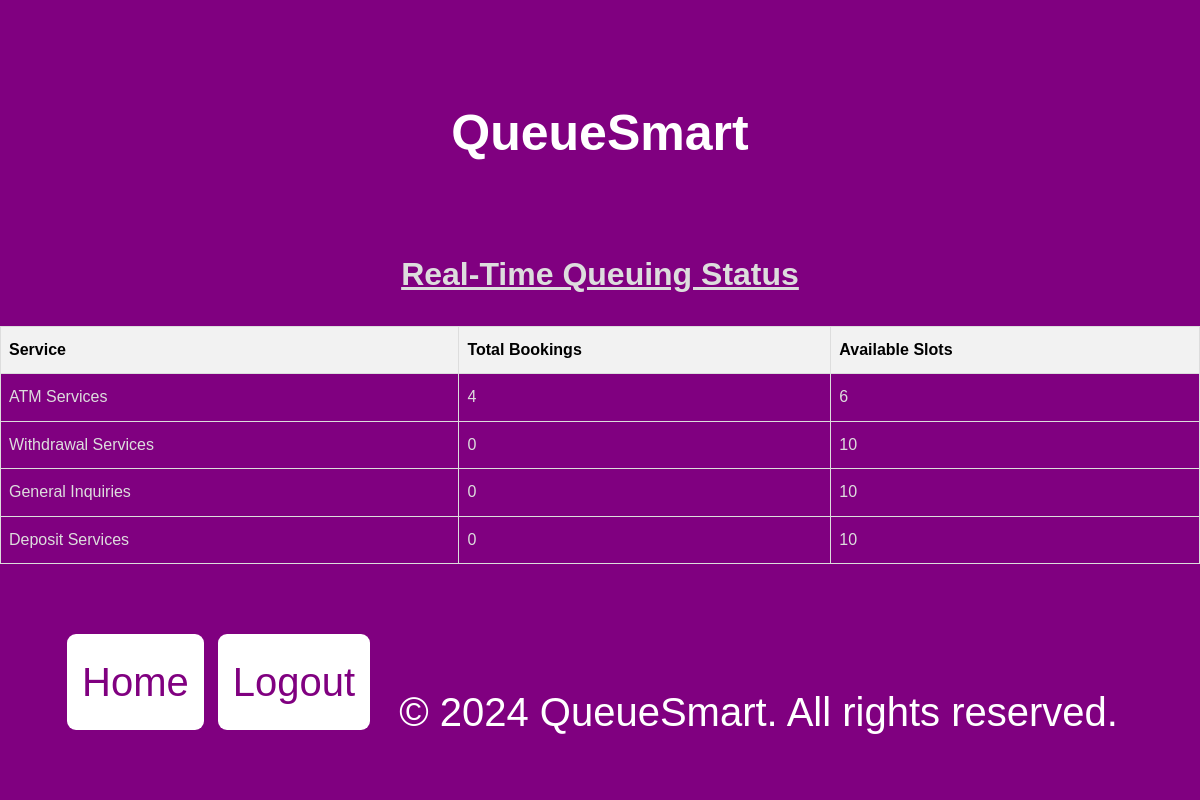
Page /real_time_queuing_status/ on the committed database.
### queue_app/models.py (models this page shows, shortened)
class Service(models.Model):
    name = models.CharField(max_length=100)

### queue_app/views.py (the view)
# urls.py: path('real_time_queuing_status/', view_real_time_queuing_status, name='real_time_queuing_status'),  # New URL for queuing status
def view_real_time_queuing_status(request):
    today = timezone.now().date()
    services = Service.objects.all()
    queuing_status = []
    for service in services:
        total_bookings = Booking.objects.filter(service=service, date_time__date=today).count()
        max_bookings_per_service = 10
        available_slots = max_bookings_per_service - total_bookings
        queuing_status.append({
            'service': service,
            'total_bookings': total_bookings,
            'available_slots': available_slots,
        })
    return render(request, 'real_time_queuing_status.html', {'queuing_status': queuing_status})

### queue_app/templates/real_time_queuing_status.html (shortened to what this page needs)
<!DOCTYPE html>
{% load static %}
<html lang="en">
<head>
    <link rel="stylesheet" href="{% static 'css/styles.css' %}">
</head>
<body>
    <h2 class="logo">QueueSmart</h2>
    <h1><u>Real-Time Queuing Status</u></h1>
    <table>
        <thead>
            <tr>
                <th>Service</th>
                <th>Total Bookings</th>
                <th>Available Slots</th>
            </tr>
        </thead>
        <tbody>
            {% for status in queuing_status %}
                <tr>
                    <td>{{ status.service.name }}</td>
                    <td>{{ status.total_bookings }}</td>
                    <td>{{ status.available_slots }}</td>
                </tr>
            {% empty %}
                <tr>
                    <td colspan="3">No services available.</td>
                </tr>
            {% endfor %}
        </tbody>
    </table>
    <footer>
        <div class="container">
            <a href="{% url 'index' %}" class="home-link">Home</a>
            <a href="{% url 'logout' %}" class="home-link">Logout</a>
            <p class="copyright">&copy; 2024 QueueSmart. All rights reserved.</p>
        </div>
    </footer>
</body>
</html>

### queue_app/static/css/styles.css (style rules this page uses)
body { display:flex; margin: auto; min-height:100vh; font-family: Arial, sans-serif; color:#333 ; line-height: 1.9; flex-direction:column; }
.container { width: 100%; margin: 0 auto; background-color:transparent; }
.logo { float: left; font-size: 24px; font-weight: bold; }
footer { background: purple; color: #fff; text-align: center; padding: 10px 0; margin-top:80px; }
.home-link, .back-link { display: flexbox; background-color: #fff; color: purple; padding: 10px 15px; text-decoration: none; border-radius: 9px; font-size: 10px; margin: 0 7px; transition: background-color 0.3s, color 0.3s; float:left; }
.copyright { display:inline-block; }
@media (min-width: 768px) { .container { width: 90%; } }
@media (min-width: 768px) { .logo { float: none; display: block; text-align: center; font-size:50px; } }
@media (min-width: 768px) { footer { margin-top:100%; background: purple; color: #fff; text-align: center; padding: 10px 0; } }
@media (min-width: 768px) { .home-link, .back-link { display: flexbox; background-color: #fff; color: purple; padding: 10px 15px; text-decoration: none; border-radius: 9px; font-size: 25px; margin: 0 7px; transition: background-color 0.3s, color 0.3s; float:left; font-size:40px; } }
@media (min-width: 768px) { .container p { font-size:40px; } }
@media (min-width: 768px) { footer { margin-top:90px; } }
@media (min-width: 768px) { .home-link { margin-bottom: -32px; } }
@media (min-width: 1200px) { footer { margin-top:100%; background: purple; color: #fff; text-align: center; padding: auto 0; margin-top: 60px; } }
@media (min-width: 1200px) { .home-link { margin-bottom: -32px; } }

### queue_app/templates/real_time_queuing_status.html (style rules this page uses)
body { background-color:purple; }
.logo { margin-top: auto; color: white; }
table { width: 100%; border-collapse: collapse; }
th, td { border: 1px solid #dddddd; text-align: left; padding: 8px; color: #dddddd; }
th { background-color: #f2f2f2; color: black; }
h1 { text-align: center; color: #dddddd; }

### rows in the picture
Service: service.name "ATM Services", total_bookings "4", available_slots "6"
Service: service.name "Withdrawal Services", total_bookings "0", available_slots "10"
Service: service.name "General Inquiries", total_bookings "0", available_slots "10"
Service: service.name "Deposit Services", total_bookings "0", available_slots "10"
